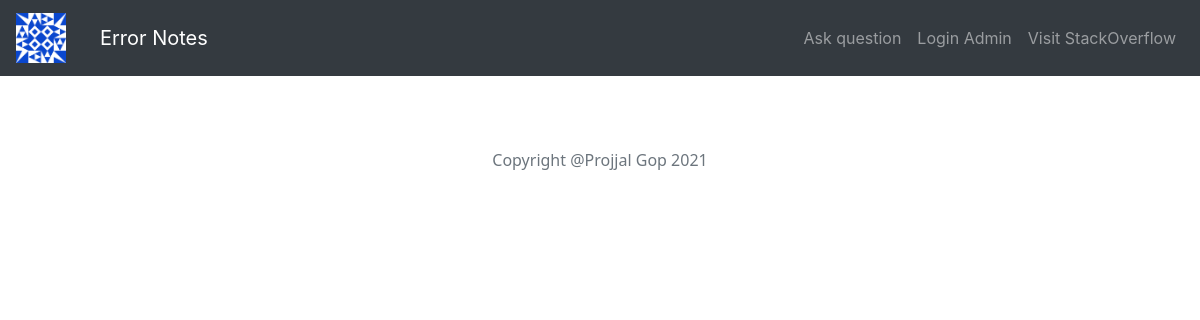
The page /abuse on the database as committed earlier.
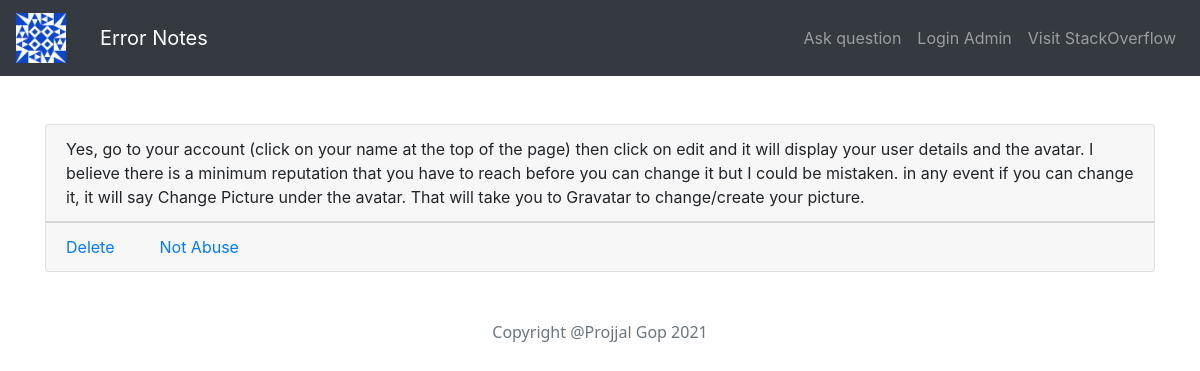
The same page on the database as committed later.
### backend/models.py (models this page shows)
class Fixes(models.Model):
    question_id=models.IntegerField()
    content = models.TextField()
    created_on = models.DateTimeField(auto_now_add=True)
    tag = models.CharField(max_length=50)
    upvotes=models.IntegerField(default=0)
    abuse=models.BooleanField(default=False)

### backend/views.py (the view)
# urls.py: path('abuse',views.check_abuse,name='abuse_check'),
def check_abuse(request):
    obj=Fixes.objects.filter(abuse=True)
    return render(request,'abuse_check.html',{'obj':obj})

### error_notes/templates/abuse_check.html
{% extends "base.html" %}
{% block content%}
{% for o in obj %}
<div class="card">
    <div class="card-header">{{o.content}}</div>
    <div class="card-footer">
        <a href="/confirm/{{o.id}},1">Delete</a>&nbsp;&nbsp;&nbsp;&nbsp;&nbsp;&nbsp;&nbsp;&nbsp;&nbsp;
        <a href="/confirm/{{o.id}},0">Not Abuse</a>
    </div>
</div>
<br>
{% endfor %}
{% endblock %}

Rows that differ between the two databases and show on the page:
added Fixes: content "Yes, go to your account (click on your name at the top of the page) then click on edit and it will display your user details and the avatar. I believe there is a minimum reputation that you have to reach before you can change it but I could be mistaken. in any event if you can change it, it will say Change Picture under the avatar. That will take you to Gravatar to change/create your picture."
